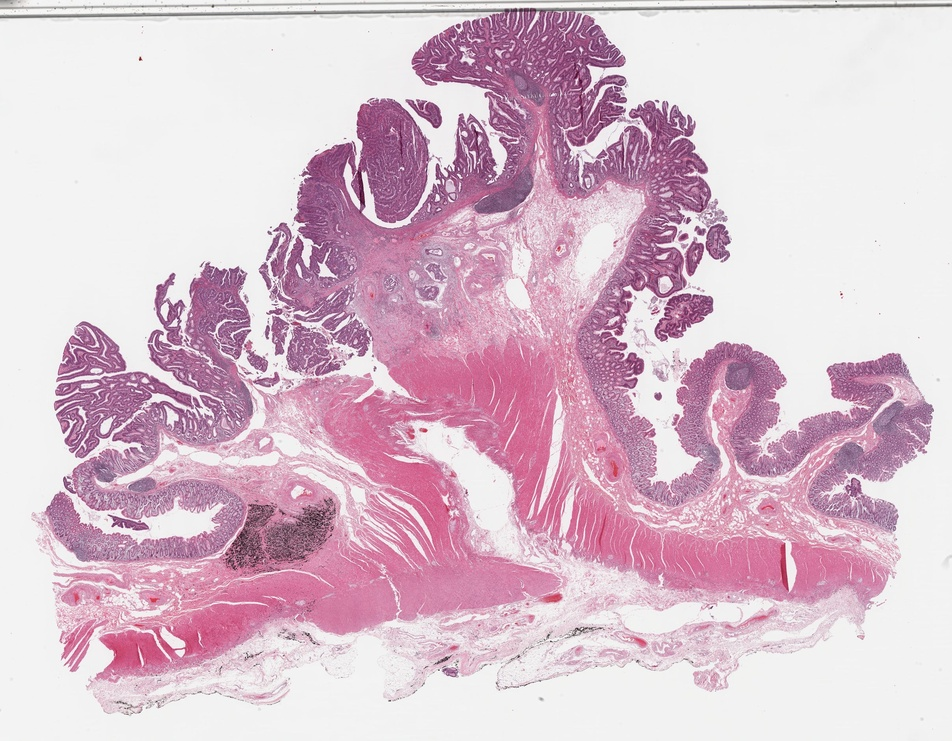
#> input picture test.jpg, 952 x 741 px, shrunk from 2416 x 1881 before the run
$ python qc_mask_metrics.py ../test.jpg ../test.jpg
#> lines starting #> are read from the running program, lines starting #| are printed output that depends on the picture
#!/usr/bin/env python
import sys
import os
import json
import numpy as np
import cv2


def load_image(image_path):
    """Load an 8-bit grayscale PNG image."""
#> called with image_path = '../test.jpg'
    image = cv2.imread(image_path, cv2.IMREAD_GRAYSCALE)
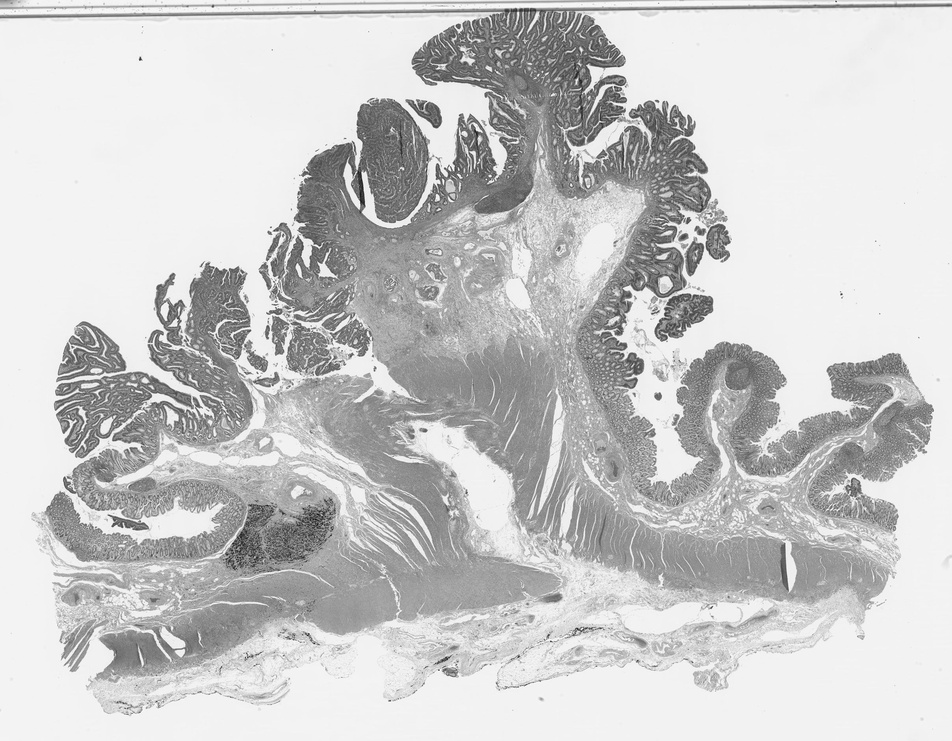
#> image: shape (741, 952); min 19, max 255, mean 201.4
    return image


def analyze_qc_mask(image, id):
    """Calculate the pixel count and fraction of each artifact relative to total tissue pixels."""
#> called with id = '../test.jpg'

    # for each region, calculate the number of pixels
    total_pixels = image.size
#> total_pixels = 705432
    total_tissue_pixels = np.sum((image != 0) & (image != 7))
#> total_tissue_pixels = 705432

    frac_tissue = total_tissue_pixels / total_pixels
#> frac_tissue = 1
    frac_background = np.sum(image == 7) / total_pixels
#> frac_background = 0
    frac_usable_tissue = np.sum(image == 1) / total_tissue_pixels
#> frac_usable_tissue = 0
    frac_tissue_folds = np.sum(image == 2) / total_tissue_pixels
#> frac_tissue_folds = 0
    frac_dark_spots_foreign_objects = np.sum(image == 3) / total_tissue_pixels
#> frac_dark_spots_foreign_objects = 0
    frac_pen_markings = np.sum(image == 4) / total_tissue_pixels
#> frac_pen_markings = 0
    frac_air_bubbles_slide_edge = np.sum(image == 5) / total_tissue_pixels
#> frac_air_bubbles_slide_edge = 0
    frac_out_of_focus = np.sum(image == 6) / total_tissue_pixels
#> frac_out_of_focus = 0

    # Count the number of pixels with each integer value

    metrics = {
        "id": id,
        "total_pixels": total_pixels,
        "total_tissue_pixels": total_tissue_pixels,
        "frac_tissue": frac_tissue,
        "frac_background": frac_background,
        "frac_usable_tissue": frac_usable_tissue,
        "frac_tissue_folds": frac_tissue_folds,
        "frac_dark_spots_foreign_objects": frac_dark_spots_foreign_objects,
        "frac_pen_markings": frac_pen_markings,
        "frac_air_bubbles_slide_edge": frac_air_bubbles_slide_edge,
        "frac_out_of_focus": frac_out_of_focus,
    }
    return metrics


if __name__ == "__main__":
    if len(sys.argv) != 3:
        print("Usage: python qc_mask_metrics.py <path_to_mask_image>" "<id>")
        sys.exit(1)

    mask_path = sys.argv[1]
    image = load_image(mask_path)
    metrics = analyze_qc_mask(image, sys.argv[2])
#> metrics = 11 items
print(
    json.dumps(
        metrics,
        indent=2,
        default=lambda x: (
            int(x)
            if isinstance(x, np.integer)
            else float(x) if isinstance(x, np.floating) else x
        ),
    )
)
#| {
#|   "id": "../test.jpg",
#|   "total_pixels": 705432,
#|   "total_tissue_pixels": 705432,
#|   "frac_tissue": 1.0,
#|   "frac_background": 0.0,
#|   "frac_usable_tissue": 0.0,
#|   "frac_tissue_folds": 0.0,
#|   "frac_dark_spots_foreign_objects": 0.0,
#|   "frac_pen_markings": 0.0,
#|   "frac_air_bubbles_slide_edge": 0.0,
#|   "frac_out_of_focus": 0.0
#> (further printed lines are left out)
